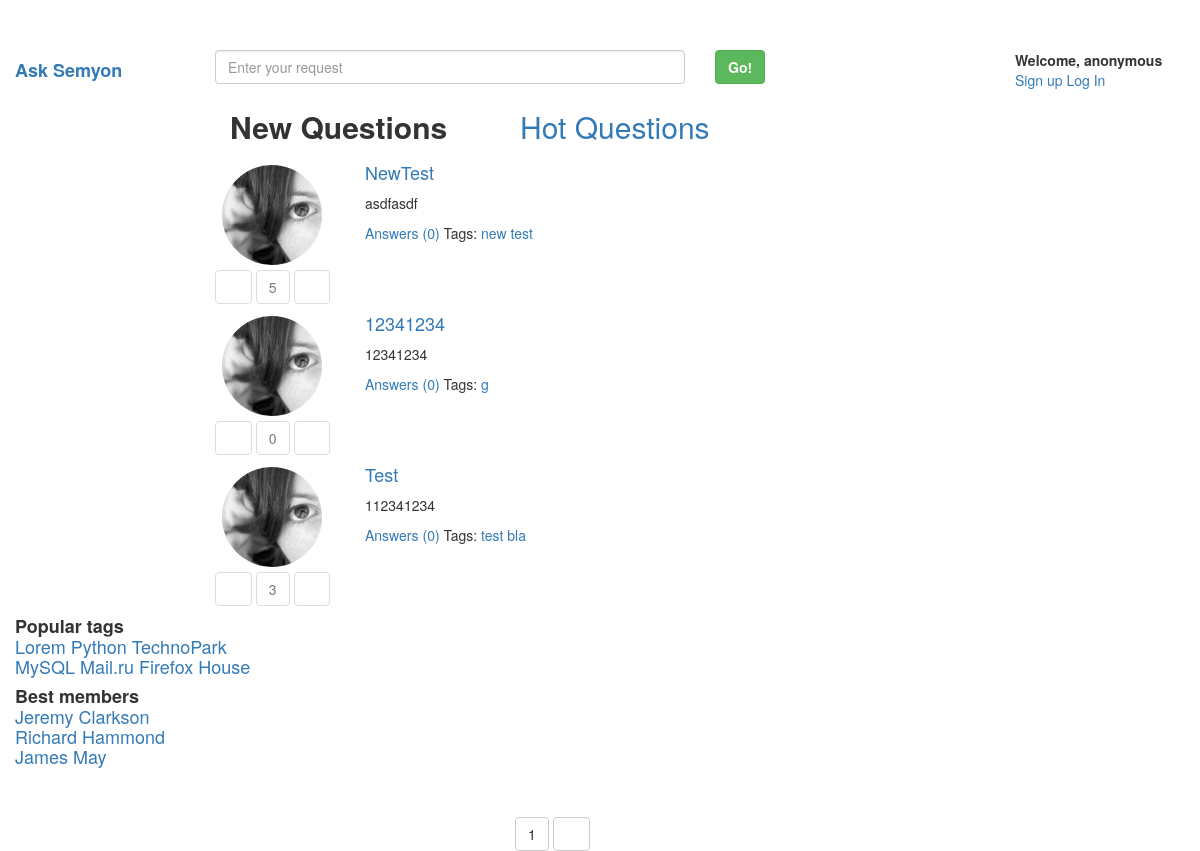
The page / on the database its author committed.
### questions/models.py (models this page shows, shortened)
class Question(models.Model):
	text = models.TextField()
	title = models.CharField(max_length = 50)
	author = models.ForeignKey(Profile)
	creationDate = models.DateTimeField(auto_now_add = True)
	def likes(self):
		likes = 0
		for item in self.questionlike_set.all():
			if item.like:
				likes += 1
			else:
				likes -= 1
		return likes
	objects = QuestionManager()
	byDate = NewQuestionsManager()

class Profile(models.Model):
	avatar = models.ImageField(
		upload_to = 'avatars/%Y/%m/%d/%H/',
		max_length = 100,
		default = '140.jpg'
		)
	user = models.OneToOneField(
		User,
		on_delete = models.CASCADE,
		null = True
		)

class QuestionLike(models.Model):
	profile = models.ForeignKey(Profile)
	question = models.ForeignKey(Question)
	like = models.BooleanField(default = True)
	class Meta:
		unique_together = (('profile', 'question'))

class Tag(models.Model):
	text = models.CharField(max_length = 10)
	question = models.ManyToManyField(Question)
	objects = models.Manager()

### ask_rogachev/views.py (the view)
# urls.py: url(r'^$', views.newQuestions, name = 'new'),
def newQuestions(request):
    return render(request, 'index.html', {
        'objects' : listing(request, models.Question.byDate.all())
        })

### ask_rogachev/views.py (called while the page is built)
def listing(request, respondList, elementsOnPage = 3):
    paginator = Paginator(respondList, elementsOnPage)
    page = request.GET.get('page')
    try:
        result = paginator.page(page)
    except PageNotAnInteger:
        result = paginator.page(1)
    except EmptyPage:
        result = paginator.page(paginator.num_pages)
    return result

### questions/models.py (called while the page is built)
	def get_queryset(self):
		return super(NewQuestionsManager, self).get_queryset().order_by('-creationDate')[0:6]

### templates/index.html (shortened to what this page needs)
{% extends 'withPgination.html' %}
{% block mainPart %}
<div class="col-md-9">
	{% block header %}
	<div class="row-md-2">
		<div class="col-md-4">
			<h2><b>New Questions</b></h2>
		</div>
		<div class="col-md-8">
			<a href="{% url 'hot' %}"> <h2>Hot Questions</h2> </a>
		</div>
	</div>
	{% endblock %}
	{% if objects %}
		{% for question in objects %}
			<div class="row">
				<div class="col-md-2">
					<div class="Question">
						<img src="{{question.author.avatar.url}}" alt="avatar" class ="img-circle img-responsive">
						<div class="QuestionButtons">
							{% if user.is_authenticated %}
								<button type = "button" class = "btn btn-default js-like-question" data-type = "0" data-id = "{{ question.id }}">
									<span class = "glyphicon glyphicon-arrow-down"> </span>
								</button>
							{% else %}
								<button type = "button" class = "btn btn-default disabled"><span class = "glyphicon glyphicon-arrow-up"> </span></button>
							{% endif %}
							<button type = "button" class = "btn btn-default disabled" id = "question-{{ question.id }}-likes"> {{ question.likes }} </button>
							{% if user.is_authenticated %}
								<button type = "button" class = "btn btn-default js-like-question" data-type = "1" data-id = "{{ question.id }}"> <span class = "glyphicon glyphicon-arrow-up"> </span>
								</button>
							{% else %}
								<button type = "button" class = "btn btn-default disabled"><span class = "glyphicon glyphicon-arrow-up"> </span></button>
							{% endif %}
						</div>
					</div>
				</div>
				<div class="col-md-10">
					<a href="{% url 'question' question.id %}"><h4>{{question.title}}</h4></a>
					<p class="text-justify">{{question.text}}
					<div class="Question-Tags">
						<a class="number" href="{% url 'question' question.id %}"> Answers
							({{question.answer_set.all|length}})</a>
						Tags:
							{% for tagObject in question.tag_set.all %}
								<a href="{% url 'tag' tagObject.text %}"> {{tagObject.text}} </a>
							{% endfor %}
					</div>
				</p>
				</div>
			</div>
		{% endfor %}
	{% endif %}
		</div>
{% endblock %}

### static/css/starter-template.css (style rules this page uses)
body { padding-top: 50px; }
.Question img { height: 100px; width: 100px; margin-left: 7px; }
.QuestionButtons { margin-top: 5px; }
.Question { padding-top: 12px; }
.Question-Tags { position:relative; bottom:0; }

### rows shown on the page
Question: author.avatar (picture), likes "5", title "NewTest", text "asdfasdf", answer_set.all|length "0"
Tag: text "new"
Tag: text "test"
Question: author.avatar (picture), likes "0", title "12341234", text "12341234", answer_set.all|length "0"
Tag: text "g"
Question: author.avatar (picture), likes "3", title "Test", text "112341234", answer_set.all|length "0"
Tag: text "bla"

### other values the page prints
{{ objects.number }} "1"
